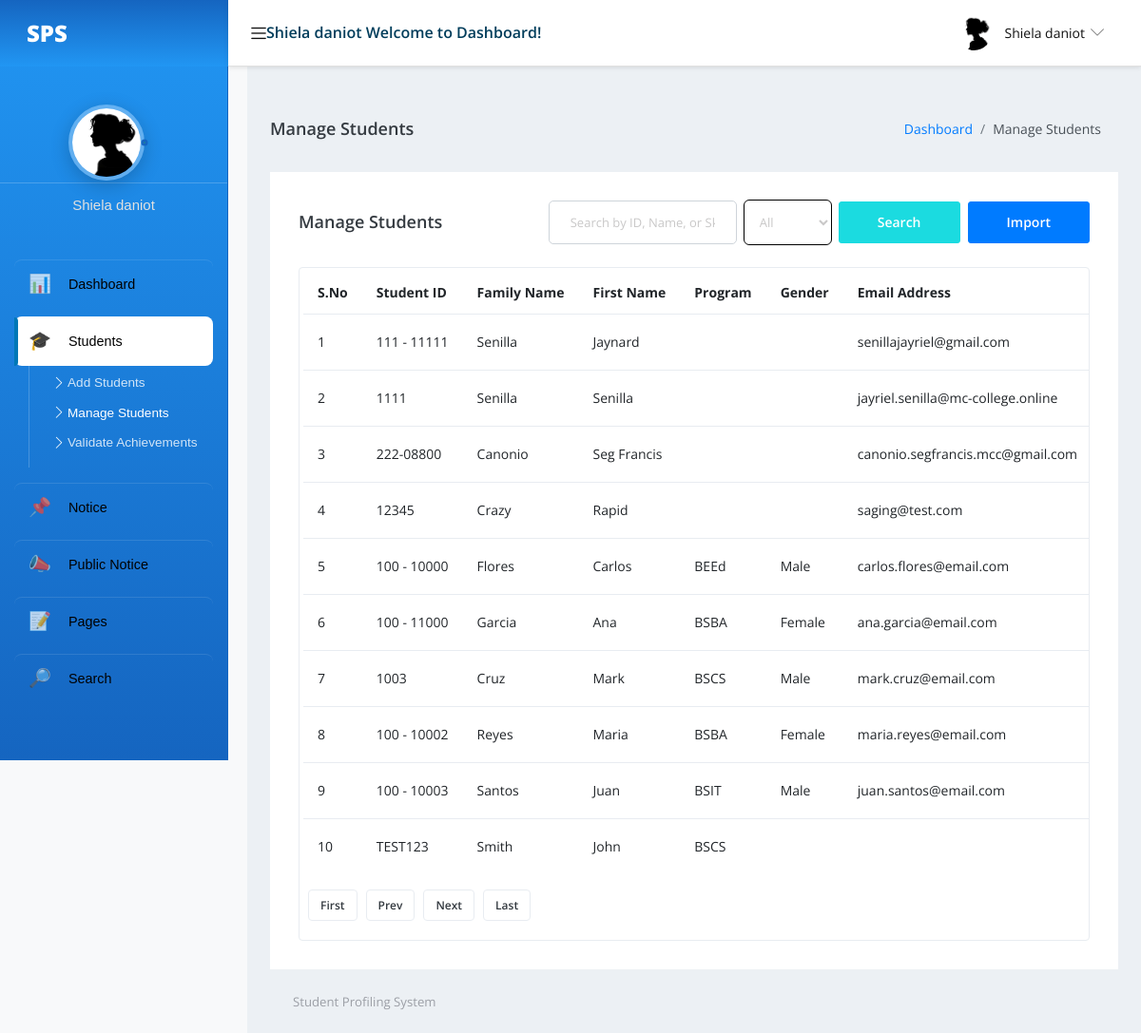
Page /staff/manage-students.php (signed in) on the committed database.
### tables this page shows
CREATE TABLE `tblstaff` (
  `ID` int(11) NOT NULL,
  `StaffName` varchar(100) NOT NULL,
  `UserName` varchar(50) NOT NULL,
  `Email` varchar(100) NOT NULL,
  `Image` varchar(255) DEFAULT NULL,
  `Password` varchar(255) NOT NULL,
  `StaffRegdate` datetime DEFAULT current_timestamp(),
  `Status` tinyint(1) NOT NULL DEFAULT 1
);

CREATE TABLE `tblstudent` (
  `ID` int(11) NOT NULL,
  `StuID` varchar(50) NOT NULL,
  `FamilyName` varchar(100) NOT NULL,
  `FirstName` varchar(100) NOT NULL,
  `MiddleName` varchar(100) DEFAULT NULL,
  `Program` varchar(100) NOT NULL,
  `Major` varchar(100) DEFAULT NULL,
  `LearnersReferenceNo` varchar(50) DEFAULT NULL,
  `DOB` date NOT NULL,
  `PlaceOfBirth` varchar(255) DEFAULT NULL,
  `Gender` varchar(10) NOT NULL,
  `CivilStatus` varchar(50) DEFAULT NULL,
  `Religion` varchar(100) DEFAULT NULL,
  `Height` varchar(10) DEFAULT NULL,
  `Weight` varchar(10) DEFAULT NULL,
  `Citizenship` varchar(50) DEFAULT NULL,
  `FathersName` varchar(100) DEFAULT NULL,
  `MothersMaidenName` varchar(100) DEFAULT NULL,
  `BuildingHouseNumber` varchar(255) DEFAULT NULL,
  `StreetName` varchar(255) DEFAULT NULL,
  `Barangay` varchar(255) DEFAULT NULL,
  `CityMunicipality` varchar(255) DEFAULT NULL,
  `Province` varchar(255) DEFAULT NULL,
  `PostalCode` varchar(20) DEFAULT NULL,
  `ContactNumber` varchar(15) DEFAULT NULL,
  `EmailAddress` varchar(100) DEFAULT NULL,
  `EmergencyContactPerson` varchar(100) DEFAULT NULL,
  `EmergencyRelationship` varchar(50) DEFAULT NULL,
  `EmergencyContactNumber` varchar(15) DEFAULT NULL,
  `EmergencyAddress` text DEFAULT NULL,
  `Category` set('New Freshman','Continuing/Returnee','Shiftee','Second Degree','Regular','Irregular') NOT NULL,
  `YearLevel` enum('1','2','3','4') DEFAULT NULL,
  `Password` varchar(255) NOT NULL,
  `Image` varchar(255) DEFAULT NULL,
  `Academic` longtext DEFAULT NULL,
  `NonAcademic` longtext DEFAULT NULL,
  `Status` tinyint(1) NOT NULL DEFAULT 1
);

### staff/manage-students.php (the view, shortened to what the rows shown need)
<?php
include('includes/dbconnection.php');
if (strlen($_SESSION['sturecmsstaffid']) == 0) {
    header('location:logout.php');
} else {
    $limit = 10;
    $page = isset($_GET['page']) ? max(1, intval($_GET['page'])) : 1;
    $offset = ($page - 1) * $limit;
    $isSkillSearch = false;
    $skill_id = 0;
    ?>
    <!DOCTYPE html>
    <html lang="en">
    <head>
        <link rel="stylesheet" href="vendors/simple-line-icons/css/simple-line-icons.css">
        <link rel="stylesheet" href="vendors/flag-icon-css/css/flag-icon.min.css">
        <link rel="stylesheet" href="vendors/css/vendor.bundle.base.css">
        <link rel="stylesheet" href="./css/style.css">
        <link rel="stylesheet" href="./css/style(v2).css">
        <link rel="stylesheet" href="https://cdnjs.cloudflare.com/ajax/libs/toastr.js/latest/toastr.min.css">
    </head>
    <body>
        <div class="container-scroller">
            <?php include_once('includes/header.php'); ?>
            <div class="container-fluid page-body-wrapper">
                <?php include_once('includes/sidebar.php'); ?>
                <div class="main-panel">
                    <div class="content-wrapper">
                        <div class="row">
                            <div class="col-md-12 grid-margin stretch-card">
                                <div class="card">
                                    <div class="card-body">
                                        <div class="table-responsive border rounded p-1 card-view">
                                            <table class="table">
                                                <thead>
                                                    <tr>
                                                        <th class="font-weight-bold">S.No</th>
                                                        <th class="font-weight-bold">Student ID</th>
                                                        <th class="font-weight-bold">Family Name</th>
                                                        <th class="font-weight-bold">First Name</th>
                                                        <th class="font-weight-bold">Program</th>
                                                        <th class="font-weight-bold">Gender</th>
                                                        <th class="font-weight-bold">Email Address</th>
                                                    </tr>
                                                </thead>
                                                <tbody>
                                                    <?php
                                                    $sql = "SELECT ID AS sid, StuID, FamilyName, FirstName, Program, Gender, ContactNumber, EmailAddress, Status FROM tblstudent WHERE 1=1";
                                                    $params = [];
                                                    if ($isSkillSearch) {
                                                        $countSql = "SELECT COUNT(DISTINCT t.ID) FROM tblstudent t JOIN student_achievements sa ON sa.StuID = t.StuID AND sa.status='approved' JOIN student_achievement_skills ssk ON ssk.achievement_id = sa.id WHERE ssk.skill_id = :skill_id";
                                                        $countStmt = $dbh->prepare($countSql);
                                                        $countStmt->bindValue(':skill_id', $skill_id, PDO::PARAM_INT);
                                                        $countStmt->execute();
                                                        $totalRows = $countStmt->fetchColumn();
                                                        $sql = "SELECT t.ID as sid, t.StuID, t.FamilyName, t.FirstName, t.Program, t.Gender, t.EmailAddress, t.Status, IFNULL(SUM(sa.points),0) as totalPoints FROM tblstudent t JOIN student_achievements sa ON sa.StuID = t.StuID AND sa.status='approved' JOIN student_achievement_skills ssk ON ssk.achievement_id = sa.id WHERE ssk.skill_id = :skill_id GROUP BY t.ID ORDER BY totalPoints DESC, t.ID DESC LIMIT :limit OFFSET :offset";
                                                        $params[':skill_id'] = $skill_id;
                                                    } else {
                                                        $where = " WHERE 1=1";
                                                        $sql = "SELECT ID AS sid, StuID, FamilyName, FirstName, Program, Gender, EmailAddress, Status FROM tblstudent" . $where . " ORDER BY ID DESC LIMIT :limit OFFSET :offset";
                                                    }
                                                    $query = $dbh->prepare($sql);
                                                    $query->bindValue(':limit', (int) $limit, PDO::PARAM_INT);
                                                    $query->bindValue(':offset', (int) $offset, PDO::PARAM_INT);
                                                    $query->execute();
                                                    $results = $query->fetchAll(PDO::FETCH_OBJ);
                                                    $cnt = 1 + $offset;
                                                    if ($query->rowCount() > 0) {
                                                        foreach ($results as $row) { ?>
                                                            <tr>
                                                                <td data-label="S.No"><?php echo htmlentities($cnt); ?></td>
                                                                <td data-label="Student ID"><?php echo htmlentities($row->StuID); ?></td>
                                                                <td data-label="Family Name"><?php echo htmlentities($row->FamilyName); ?></td>
                                                                <td data-label="First Name"><?php echo htmlentities($row->FirstName); ?></td>
                                                                <td data-label="Program"><?php
                                                                  $program_full = htmlentities($row->Program);
                                                                  if (preg_match('/\((\w+)\)/', $program_full, $matches)) {
                                                                    echo $matches[1];
                                                                  } else {
                                                                    echo $program_full;
                                                                  }
                                                                  ?></td>
                                                                <td data-label="Gender"><?php echo htmlentities($row->Gender); ?></td>
                                                                <td data-label="Email"><?php echo htmlentities($row->EmailAddress); ?></td>
                                                            </tr>
                                                            <?php $cnt++;
                                                        }
                                                    } else { ?>
                                                        <tr><td colspan="<?php echo $isSkillSearch ? '10' : '9'; ?>" style="text-align: center; color: red;">No Record Found</td></tr>
                                                    <?php } ?>
                                                </tbody>
                                            </table>
                                        </div>
                                    </div>
                                </div>
                            </div>
                        </div>
                    </div>
                </div>
            </div>
        </div>
    </body>
    </html>
<?php } ?>

### staff/includes/header.php (shortened to what the rows shown need)
<nav class="navbar default-layout-navbar col-lg-12 col-12 p-0 fixed-top d-flex flex-row">
  <?php
  $sid = $_SESSION['sturecmsstaffid'];
  $sql = "SELECT * FROM tblstaff WHERE ID=:sid";
  $query = $dbh->prepare($sql);
  $query->bindParam(':sid', $sid, PDO::PARAM_STR);
  $query->execute();
  $results = $query->fetchAll(PDO::FETCH_OBJ);
  if ($query->rowCount() > 0) {
    foreach ($results as $row) {
      $profileImg = !empty($row->Image) ? "../admin/images/" . $row->Image : "images/faces/face8.jpg";
      ?>
      <div class="navbar-menu-wrapper d-flex align-items-center flex-grow-1        <button class="navbar-toggler navbar-toggler-right d-lg-none align-self-center" type="button"
          data-toggle="offcanvas">
          <span class="icon-menu"></span>
        <h5 class="mb-0 font-weight-medium d-none d-lg-flex"><?php echo htmlentities($row->StaffName); ?> Welcome to Dashboard!
        </h5>
        <ul class="navbar-nav navbar-nav-right ml-auto">
          <li class="nav-item dropdown user-dropdown">
            <a class="nav-link dropdown-toggle" id="UserDropdown" href="#" data-toggle="dropdown" aria-expanded="false">
              <img class="img-xs rounded-circle ml-2" src="<?php echo $profileImg; ?>" alt="Profile image"> <span
                class="font-weight-normal"> <?php echo htmlentities($row->StaffName); ?> </span></a>
          </li>
        </ul>
      </div>
    <?php }
  } ?>
</nav>

### staff/includes/sidebar.php (shortened to what the rows shown need)
<nav class="sidebar sidebar-offcanvas" id="sidebar">
  <ul class="nav">
    <br><br><br><br><br>
    <li class="nav-item nav-profile">
      <?php
      $sid = $_SESSION['sturecmsstaffid'];
      $sql = "SELECT * from tblstaff where ID=:sid";
      $query = $dbh->prepare($sql);
      $query->bindParam(':sid', $sid, PDO::PARAM_STR);
      $query->execute();
      $results = $query->fetchAll(PDO::FETCH_OBJ);
      if ($query->rowCount() > 0) {
        foreach ($results as $row) {
          $profileImg = !empty($row->Image) ? "../admin/images/" . htmlentities($row->Image) : "images/faces/face8.jpg";
          ?>
          <a href="profile.php" class="nav-link">
            <div class="profile-image">
              <img class="img-xs rounded-circle" src="<?php echo $profileImg; ?>" alt="profile image">
              <div class="dot-indicator bg-success"></div>
            </div>
            <div class="text-wrapper">
              <p class="profile-name"><?php echo htmlentities($row->StaffName); ?></p>
            </div>
          </a>
        <?php }
      } ?>
    </li>
    <br><br><br><br><br>
  </ul>
</nav>

### rows in the picture
tblstaff: StaffName "Shiela daniot", Image (picture)
tblstudent: StuID "111 - 11111", FamilyName "Senilla", FirstName "Jaynard", EmailAddress "senillajayriel@gmail.com"
tblstudent: StuID "1111", FamilyName "Senilla", FirstName "Senilla", EmailAddress "jayriel.senilla@mc-college.online"
tblstudent: StuID "222-08800", FamilyName "Canonio", FirstName "Seg Francis", EmailAddress "canonio.segfrancis.mcc@gmail.com"
tblstudent: StuID "12345", FamilyName "Crazy", FirstName "Rapid", EmailAddress "saging@test.com"
tblstudent: StuID "100 - 10000", FamilyName "Flores", FirstName "Carlos", matches "BEEd", Gender "Male", EmailAddress "carlos.flores@email.com"
tblstudent: StuID "100 - 11000", FamilyName "Garcia", FirstName "Ana", matches "BSBA", Gender "Female", EmailAddress "ana.garcia@email.com"
tblstudent: StuID "1003", FamilyName "Cruz", FirstName "Mark", Program "BSCS", Gender "Male", EmailAddress "mark.cruz@email.com"
tblstudent: StuID "100 - 10002", FamilyName "Reyes", FirstName "Maria", Program "BSBA", Gender "Female", EmailAddress "maria.reyes@email.com"
tblstudent: StuID "100 - 10003", FamilyName "Santos", FirstName "Juan", Program "BSIT", Gender "Male", EmailAddress "juan.santos@email.com"
tblstudent: StuID "TEST123", FamilyName "Smith", FirstName "John", Program "BSCS"
